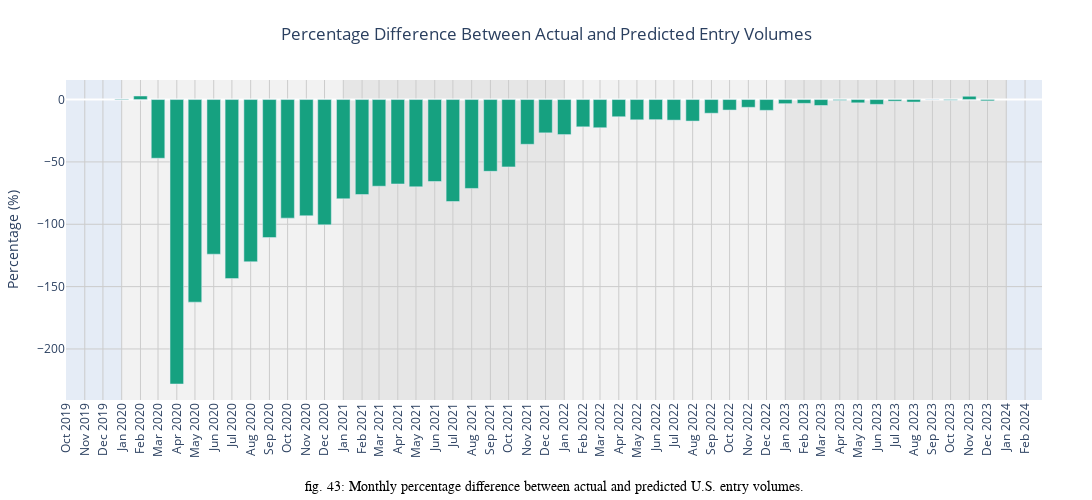

The notebook cell this image was saved under:
### Code cell
fig = go.Figure()

# Add bar trace for percentage
fig.add_trace(go.Bar(x=merged_df['ds'], y=merged_df['percentage'], name='Percentage Difference', marker_color='#16A180'
))

# Add alternating background colors for each year
year_colors = ['#F2F2F2', '#E6E6E6'] 
start_year = 2020
end_year = 2023

shapes = []
for i, year in enumerate(range(start_year, end_year + 1)):
    shapes.append(dict(
        type="rect",
        xref="x",
        yref="paper",
        x0=datetime(year, 1, 1),
        x1=datetime(year + 1, 1, 1),
        y0=0,
        y1=1,
        fillcolor=year_colors[i % 2],
        opacity=1,
        layer="below",
        line_width=0
    ))

# Layout settings with fixed x-axis range like your first plot
fig.update_layout(
    shapes=shapes,
    title=dict(
        text='Percentage Difference Between Actual and Predicted Entry Volumes',
        x=0.5
    ),
    xaxis=dict(
        title='',
        tickformat='%b %Y',
        tickangle=-90,
        dtick="M1",
        gridcolor='#CCCCCC',
        range=[datetime(2019, 10, 1), datetime(2024, 2, 29)]  # Fix x-axis range here
    ),
    yaxis=dict(
        title='Percentage (%)',
        gridcolor='#CCCCCC'
    ),
    legend=dict(x=0.9, y=1),
    margin=dict(l=50, r=50, t=80, b=100),
    height=500,
    width=1400
)

# Optional annotation, like your first plot
fig.add_annotation(
    text="fig. 43: Monthly percentage difference between actual and predicted U.S. entry volumes.",
    x=0.5,
    y=-0.3,
    xref="paper",
    yref="paper",
    showarrow=False,
    font=dict(size=14, color='black', family='Arial'),
    xanchor='center',
    yanchor='bottom'
)

fig.show()

### Figure 1 — Plotly figure (JSON) as saved in the notebook; plotly's stock layout.template omitted (floating-point values rounded to 4 significant figures)
{"data": [{"marker": {"color": "#16A180"}, "name": "Percentage Difference", "type": "bar", "x": ["2020-01-01T00:00:00", "2020-02-01T00:00:00", "2020-03-01T00:00:00", "2020-04-01T00:00:00", "2020-05-01T00:00:00", "2020-06-01T00:00:00", "2020-07-01T00:00:00", "2020-08-01T00:00:00", "2020-09-01T00:00:00", "2020-10-01T00:00:00", "2020-11-01T00:00:00", "2020-12-01T00:00:00", "2021-01-01T00:00:00", "2021-02-01T00:00:00", "2021-03-01T00:00:00", "2021-04-01T00:00:00", "2021-05-01T00:00:00", "2021-06-01T00:00:00", "2021-07-01T00:00:00", "2021-08-01T00:00:00", "2021-09-01T00:00:00", "2021-10-01T00:00:00", "2021-11-01T00:00:00", "2021-12-01T00:00:00", "2022-01-01T00:00:00", "2022-02-01T00:00:00", "2022-03-01T00:00:00", "2022-04-01T00:00:00", "2022-05-01T00:00:00", "2022-06-01T00:00:00", "2022-07-01T00:00:00", "2022-08-01T00:00:00", "2022-09-01T00:00:00", "2022-10-01T00:00:00", "2022-11-01T00:00:00", "2022-12-01T00:00:00", "2023-01-01T00:00:00", "2023-02-01T00:00:00", "2023-03-01T00:00:00", "2023-04-01T00:00:00", "2023-05-01T00:00:00", "2023-06-01T00:00:00", "2023-07-01T00:00:00", "2023-08-01T00:00:00", "2023-09-01T00:00:00", "2023-10-01T00:00:00", "2023-11-01T00:00:00", "2023-12-01T00:00:00"], "y": [0.46, 2.85, -47.06, -228.1, -162.4, -124, -143.6, -130.1, -110.7, -95.08, -93.19, -100.5, -79.58, -76.2, -69.49, -67.69, -69.98, -65.7, -81.78, -71.27, -57.56, -53.99, -35.88, -26.7, -28.08, -21.86, -22.6, -13.78, -16.23, -16.13, -16.5, -17.25, -10.96, -8.42, -6.22, -8.65, -3.3, -3.07, -4.76, -0.68, -2.63, -3.88, -1.28, -2, 0.12, -0.51, 2.64, -1.04]}], "layout": {"annotations": [{"font": {"color": "black", "family": "Arial", "size": 14}, "showarrow": false, "text": "fig. 43: Monthly percentage difference between actual and predicted U.S. entry volumes.", "x": 0.5, "xanchor": "center", "xref": "paper", "y": -0.3, "yanchor": "bottom", "yref": "paper"}], "height": 500, "legend": {"x": 0.9, "y": 1}, "margin": {"b": 100, "l": 50, "r": 50, "t": 80}, "shapes": [{"fillcolor": "#F2F2F2", "layer": "below", "line": {"width": 0}, "opacity": 1, "type": "rect", "x0": "2020-01-01T00:00:00", "x1": "2021-01-01T00:00:00", "xref": "x", "y0": 0, "y1": 1, "yref": "paper"}, {"fillcolor": "#E6E6E6", "layer": "below", "line": {"width": 0}, "opacity": 1, "type": "rect", "x0": "2021-01-01T00:00:00", "x1": "2022-01-01T00:00:00", "xref": "x", "y0": 0, "y1": 1, "yref": "paper"}, {"fillcolor": "#F2F2F2", "layer": "below", "line": {"width": 0}, "opacity": 1, "type": "rect", "x0": "2022-01-01T00:00:00", "x1": "2023-01-01T00:00:00", "xref": "x", "y0": 0, "y1": 1, "yref": "paper"}, {"fillcolor": "#E6E6E6", "layer": "below", "line": {"width": 0}, "opacity": 1, "type": "rect", "x0": "2023-01-01T00:00:00", "x1": "2024-01-01T00:00:00", "xref": "x", "y0": 0, "y1": 1, "yref": "paper"}], "title": {"text": "Percentage Difference Between Actual and Predicted Entry Volumes", "x": 0.5}, "width": 1400, "xaxis": {"dtick": "M1", "gridcolor": "#CCCCCC", "range": ["2019-10-01T00:00:00", "2024-02-29T00:00:00"], "tickangle": -90, "tickformat": "%b %Y", "title": {"text": ""}}, "yaxis": {"gridcolor": "#CCCCCC", "title": {"text": "Percentage (%)"}}}}
